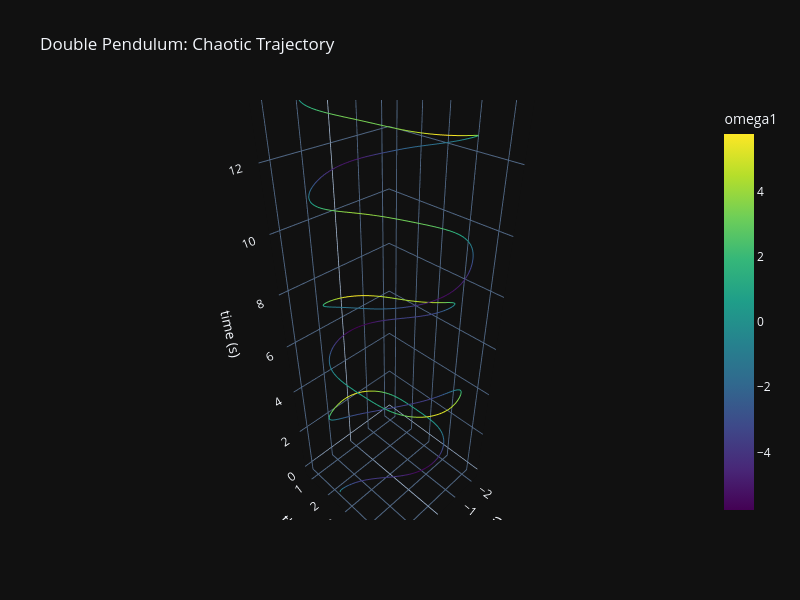

Write notebook code for a chart like this one.
### Code cell
# 3D trajectory: (theta1, theta2, t) colored by omega1
fig = go.Figure(
    data=[
        go.Scatter3d(
            x=theta1,
            y=theta2,
            z=t_np,
            mode="lines",
            line=dict(
                color=omega1,
                colorscale="Viridis",
                width=2,
                colorbar=dict(title="omega1"),
            ),
            name="Trajectory",
        )
    ]
)

fig.update_layout(
    title="Double Pendulum: Chaotic Trajectory",
    scene=dict(
        xaxis_title="theta1 (rad)",
        yaxis_title="theta2 (rad)",
        zaxis_title="time (s)",
    ),
    template=plotly_template,
    width=800,
    height=600,
)
fig.show()

### Figure 1 — Plotly figure (JSON) as saved in the notebook; plotly's stock layout.template omitted (floating-point values rounded to 4 significant figures; data arrays with more than 128 entries replaced by an {"elided": "..."} marker saying what was removed)
{"data": [{"line": {"color": {"elided": "1500 float values"}, "colorbar": {"title": {"text": "omega1"}}, "colorscale": [[0.0, "#440154"], [0.1111, "#482878"], [0.2222, "#3e4989"], [0.3333, "#31688e"], [0.4444, "#26828e"], [0.5556, "#1f9e89"], [0.6667, "#35b779"], [0.7778, "#6ece58"], [0.8889, "#b5de2b"], [1.0, "#fde725"]], "width": 2}, "mode": "lines", "name": "Trajectory", "type": "scatter3d", "x": {"elided": "1500 float values"}, "y": {"elided": "1500 float values"}, "z": {"elided": "1500 float values"}}], "layout": {"height": 600, "scene": {"xaxis": {"title": {"text": "theta1 (rad)"}}, "yaxis": {"title": {"text": "theta2 (rad)"}}, "zaxis": {"title": {"text": "time (s)"}}}, "title": {"text": "Double Pendulum: Chaotic Trajectory"}, "width": 800}}
